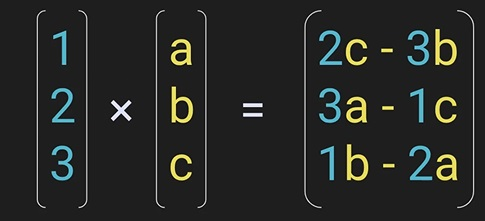
#> input picture img/2026-05-20-07.jpg, 485 x 221 px
$ jupyter execute 007_outer_and_cross_product.ipynb
#> lines starting #> are read from the running program, lines starting #| are printed output that depends on the picture
[cell 1]
import numpy as np
from PIL import Image

[cell 2]
a = np.array([1, 2, 3])
b = np.array([3, 2, 1])

print(f'dot product: \n{np.dot(a, b)}')
print(f'outer product:  \n{np.outer(a, b)}')
print(f'cross product: \n{np.cross(a, b)}')

[cell 3]
# cross product

img = Image.open('../img/2026-05-20-07.jpg') #./img/2026-05-20-07.jpg
#> img is the input picture: PIL image 485x221 RGB; mean R, G, B 38.9, 40.7, 38.2
aspect = 1
img.resize((int(img.size[0] * aspect), int(img.size[1] * aspect)))

[cell 4]
# outer product

img = Image.open('./img/2026-05-20-08.jpg')
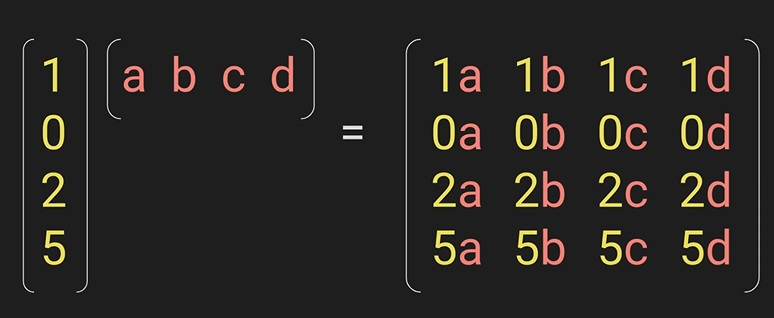
#> input picture img/2026-05-20-08.jpg, 774 x 318 px, found by its file name
#> img is the input picture: PIL image 774x318 RGB; mean R, G, B 40.7, 37.8, 34.7
aspect = 0.7
img.resize((int(img.size[0] * aspect), int(img.size[1] * aspect)))
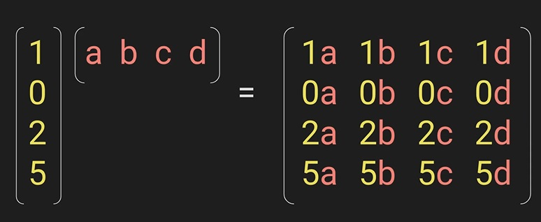
#> Out: PIL image 541x222 RGB; mean R, G, B 40.7, 37.8, 34.7
